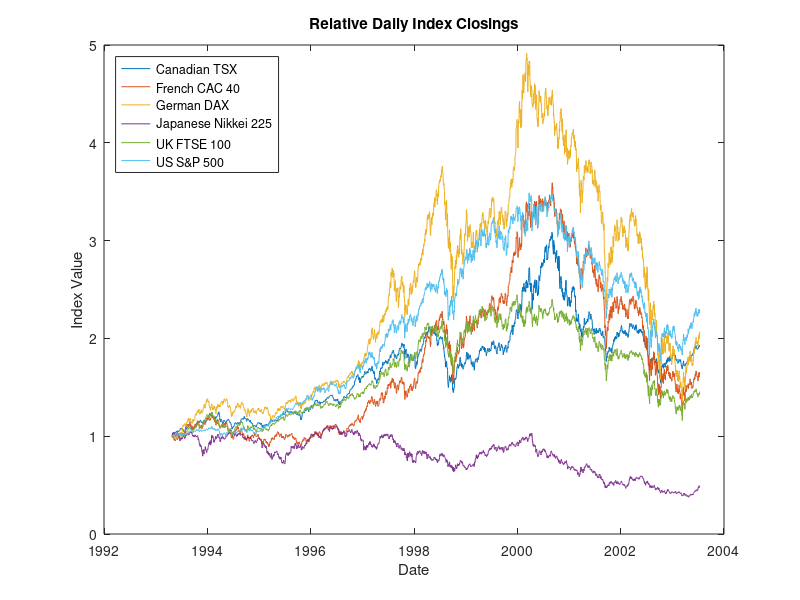

The MATLAB source for this figure:
%%
% This is an example of how to create an line plot with legend in MATLAB&#174;.
% 
% Read about the <http://www.mathworks.com/help/matlab/ref/plot.html |plot|> function in the MATLAB documentation.
%
% For more examples, go to <http://www.mathworks.com/discovery/gallery.html MATLAB Plot Gallery>
%
% Copyright 2012-2014 The MathWorks, Inc.

% Load data for the stock indices
load IndexData dates values series

% Plot the stock index values versus time
figure
plot(dates, values)

% Use dateticks for the x axis
datetick('x')

% Add title and axis labels
xlabel('Date')
ylabel('Index Value')
title('Relative Daily Index Closings')

% Add a legend in the top, left corner
legend(series, 'Location', 'NorthWest')
